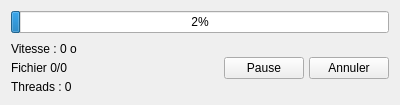
<?xml version="1.0" encoding="UTF-8"?>
<ui version="4.0">
 <class>Progress</class>
 <widget class="QWidget" name="Progress">
  <property name="geometry">
   <rect>
    <x>0</x>
    <y>0</y>
    <width>400</width>
    <height>105</height>
   </rect>
  </property>
  <property name="windowTitle">
   <string>Progression</string>
  </property>
  <layout class="QVBoxLayout" name="verticalLayout">
   <item>
    <widget class="QProgressBar" name="progress">
     <property name="maximum">
      <number>1000</number>
     </property>
     <property name="value">
      <number>24</number>
     </property>
    </widget>
   </item>
   <item>
    <spacer name="verticalSpacer">
     <property name="orientation">
      <enum>Qt::Vertical</enum>
     </property>
     <property name="sizeType">
      <enum>QSizePolicy::Preferred</enum>
     </property>
     <property name="sizeHint" stdset="0">
      <size>
       <width>20</width>
       <height>20</height>
      </size>
     </property>
    </spacer>
   </item>
   <item>
    <layout class="QHBoxLayout" name="horizontalLayout_4">
     <property name="spacing">
      <number>5</number>
     </property>
     <property name="sizeConstraint">
      <enum>QLayout::SetDefaultConstraint</enum>
     </property>
     <property name="bottomMargin">
      <number>0</number>
     </property>
     <item>
      <layout class="QVBoxLayout" name="verticalLayout_2">
       <item>
        <widget class="QLabel" name="speed">
         <property name="text">
          <string>Vitesse : 0 o</string>
         </property>
        </widget>
       </item>
       <item>
        <widget class="QLabel" name="file_out_of">
         <property name="text">
          <string>Fichier 0/0</string>
         </property>
        </widget>
       </item>
       <item>
        <widget class="QLabel" name="threads_n">
         <property name="text">
          <string>Threads : 0</string>
         </property>
        </widget>
       </item>
      </layout>
     </item>
     <item>
      <spacer name="horizontalSpacer">
       <property name="orientation">
        <enum>Qt::Horizontal</enum>
       </property>
       <property name="sizeHint" stdset="0">
        <size>
         <width>40</width>
         <height>20</height>
        </size>
       </property>
      </spacer>
     </item>
     <item>
      <widget class="QPushButton" name="pause_button">
       <property name="text">
        <string>Pause</string>
       </property>
      </widget>
     </item>
     <item>
      <widget class="QPushButton" name="cancel_button">
       <property name="text">
        <string>Annuler</string>
       </property>
      </widget>
     </item>
    </layout>
   </item>
  </layout>
 </widget>
 <resources/>
 <connections/>
</ui>
